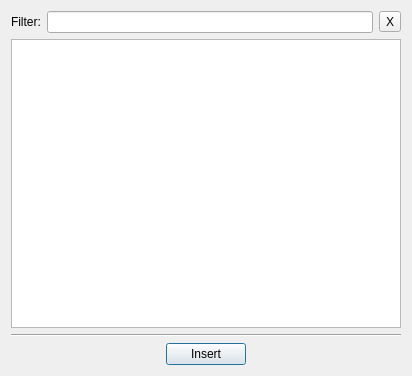
<?xml version="1.0" encoding="UTF-8"?>
<ui version="4.0">
 <class>InsertFragmentDialog</class>
 <widget class="QWidget" name="InsertFragmentDialog">
  <property name="geometry">
   <rect>
    <x>0</x>
    <y>0</y>
    <width>412</width>
    <height>376</height>
   </rect>
  </property>
  <property name="windowTitle">
   <string>Insert Fragment...</string>
  </property>
  <layout class="QVBoxLayout">
   <item>
    <layout class="QHBoxLayout" name="horizontalLayout">
     <item>
      <widget class="QLabel" name="label">
       <property name="text">
        <string>Filter:</string>
       </property>
      </widget>
     </item>
     <item>
      <widget class="QLineEdit" name="filterLineEdit">
       <property name="toolTip">
        <string>Type a name or part of a name to show only matching files.</string>
       </property>
      </widget>
     </item>
     <item>
      <widget class="QToolButton" name="clearToolButton">
       <property name="text">
        <string>X</string>
       </property>
      </widget>
     </item>
    </layout>
   </item>
   <item>
    <widget class="QTreeView" name="directoryTreeView"/>
   </item>
   <item>
    <widget class="Line" name="line_2">
     <property name="orientation">
      <enum>Qt::Horizontal</enum>
     </property>
    </widget>
   </item>
   <item>
    <layout class="QHBoxLayout">
     <item>
      <spacer>
       <property name="orientation">
        <enum>Qt::Horizontal</enum>
       </property>
       <property name="sizeHint" stdset="0">
        <size>
         <width>40</width>
         <height>20</height>
        </size>
       </property>
      </spacer>
     </item>
     <item>
      <widget class="QPushButton" name="insertFragmentButton">
       <property name="text">
        <string>Insert</string>
       </property>
       <property name="default">
        <bool>true</bool>
       </property>
       <property name="flat">
        <bool>false</bool>
       </property>
      </widget>
     </item>
     <item>
      <spacer>
       <property name="orientation">
        <enum>Qt::Horizontal</enum>
       </property>
       <property name="sizeHint" stdset="0">
        <size>
         <width>40</width>
         <height>20</height>
        </size>
       </property>
      </spacer>
     </item>
    </layout>
   </item>
  </layout>
 </widget>
 <resources/>
 <connections/>
</ui>
